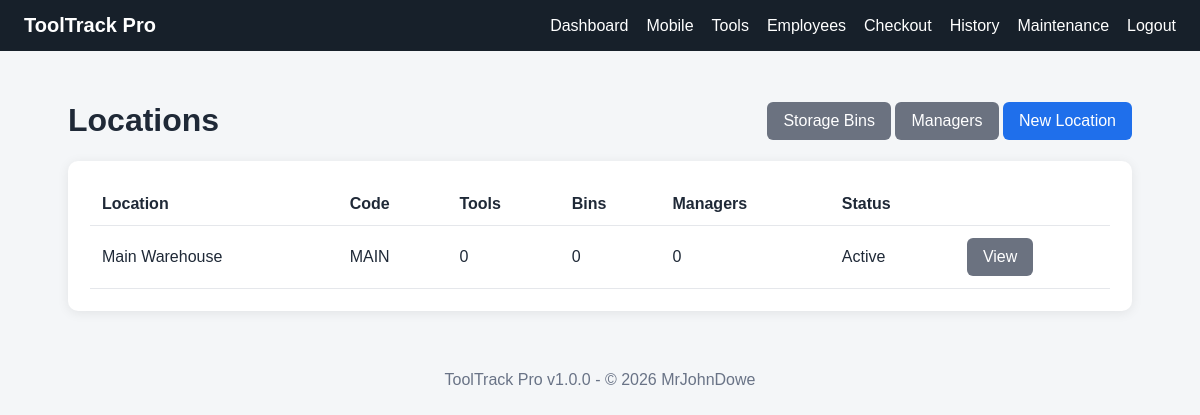
Screenshot of /locations/index.php (signed in) with the database file from the repository.
### tables this page shows
CREATE TABLE IF NOT EXISTS locations (
    id INT UNSIGNED AUTO_INCREMENT PRIMARY KEY,
    name VARCHAR(150) NOT NULL,
    code VARCHAR(30) NOT NULL UNIQUE,
    address_line1 VARCHAR(180) NULL,
    address_line2 VARCHAR(180) NULL,
    city VARCHAR(100) NULL,
    state VARCHAR(100) NULL,
    postal_code VARCHAR(30) NULL,
    phone VARCHAR(50) NULL,
    email VARCHAR(190) NULL,
    active TINYINT(1) NOT NULL DEFAULT 1,
    created_at DATETIME NOT NULL DEFAULT CURRENT_TIMESTAMP,
    updated_at DATETIME NOT NULL DEFAULT CURRENT_TIMESTAMP ON UPDATE CURRENT_TIMESTAMP
);

### config/database.php (called while the page is built, shortened)
<?php
function db(): PDO
{
    static $pdo = null;
    $host = getenv('TOOLTRACK_DB_HOST') ?: '127.0.0.1';
    $name = getenv('TOOLTRACK_DB_NAME') ?: 'tooltrack';
    $user = getenv('TOOLTRACK_DB_USER') ?: 'root';
    $pass = getenv('TOOLTRACK_DB_PASS') ?: '';
    try {
        $pdo = new PDO(
            "mysql:host={$host};dbname={$name};charset=utf8mb4",
            $user,
            $pass,
            [
                PDO::ATTR_ERRMODE => PDO::ERRMODE_EXCEPTION,
                PDO::ATTR_DEFAULT_FETCH_MODE => PDO::FETCH_ASSOC,
                PDO::ATTR_EMULATE_PREPARES => false,
            ]
        );
    } catch (PDOException $e) {
        http_response_code(500);
        exit('Database connection failed. Run the installer and verify config/database.php.');
    }
    return $pdo;
}

### locations/index.php (the view, shortened to what this page needs)
<?php
$rows = db()->query(
    'SELECT
        l.*,
        COUNT(DISTINCT t.id) AS tool_count,
        COUNT(DISTINCT sb.id) AS bin_count,
        COUNT(DISTINCT lm.id) AS manager_count
     FROM locations l
     LEFT JOIN tools t ON t.location_id = l.id AND t.active = 1
     LEFT JOIN storage_bins sb ON sb.location_id = l.id AND sb.active = 1
     LEFT JOIN location_managers lm ON lm.location_id = l.id
     GROUP BY l.id
     ORDER BY l.name'
)->fetchAll();
require __DIR__ . '/../includes/header.php';
?>
<div class="actions" style="justify-content:space-between">
    <h1>Locations</h1>
    <div>
        <a class="btn secondary" href="<?= BASE_URL ?>/locations/bins.php">Storage Bins</a>
        <a class="btn secondary" href="<?= BASE_URL ?>/locations/managers.php">Managers</a>
        <a class="btn" href="<?= BASE_URL ?>/locations/add.php">New Location</a>
    </div>
</div>
<div class="card">
    <table class="table">
        <thead>
        <tr><th>Location</th><th>Code</th><th>Tools</th><th>Bins</th><th>Managers</th><th>Status</th><th></th></tr>
        </thead>
        <tbody>
        <?php foreach ($rows as $row): ?>
            <tr>
                <td><?= e((string)$row['name']) ?></td>
                <td><?= e((string)$row['code']) ?></td>
                <td><?= (int)$row['tool_count'] ?></td>
                <td><?= (int)$row['bin_count'] ?></td>
                <td><?= (int)$row['manager_count'] ?></td>
                <td><?= (int)$row['active'] === 1 ? 'Active' : 'Inactive' ?></td>
                <td><a class="btn secondary" href="<?= BASE_URL ?>/locations/view.php?id=<?= (int)$row['id'] ?>">View</a></td>
            </tr>
        <?php endforeach; ?>
        </tbody>
    </table>
</div>
<?php require __DIR__ . '/../includes/footer.php'; ?>

### assets/css/app.css (style rules this page uses)
* { box-sizing:border-box }
body { margin:0;font-family:Arial,Helvetica,sans-serif;background:#f4f6f8;color:#1f2937 }
.card { background:#fff;border-radius:10px;padding:22px;box-shadow:0 2px 12px rgba(0,0,0,.08);margin-bottom:20px }
.btn { display:inline-block;border:0;border-radius:6px;padding:10px 16px;background:#1f6feb;color:#fff;text-decoration:none;cursor:pointer }
.btn.secondary { background:#6b7280 }
.table { width:100%;border-collapse:collapse }
.table th,.table td { text-align:left;padding:12px;border-bottom:1px solid #e5e7eb }
.actions { display:flex;gap:8px;flex-wrap:wrap;align-items:center }

### rows the page displays
locations: name "Main Warehouse", code "MAIN", tool_count "0", bin_count "0", manager_count "0", active "Active"

### other values shown
APP_NAME "ToolTrack Pro"
APP_VERSION "1.0.0"
$year "2026"
DEVELEPER_NAME "MrJohnDowe"
